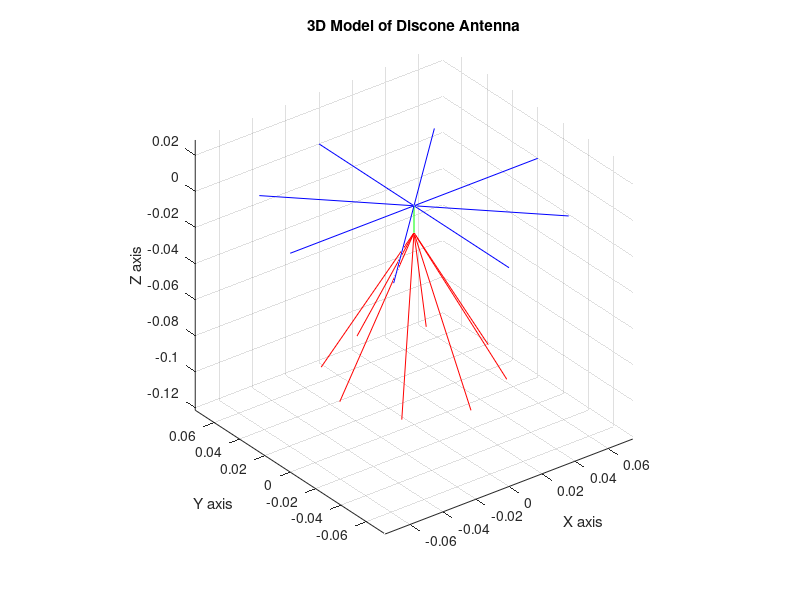

Write the MATLAB code that produced this figure.
%% INPUT DATA
N1 = 8;              %Number of disc wires
N2 = 8;              %Number of cone wires 

f0 = 1000000000;     %frequency
c0 = 299792458;      %speed of light
lambda0 = c0 / f0;   %wavelenght

r = 0.25*lambda0;    %radius of disc
l = 0.3*lambda0;     %lenght of cone wires  
d = lambda0/20;      %lenght of connecting wire 

phi1 = 2*pi/N1;      %angle between disc wires 
phi2 = 2*pi/N2;      %angle between cone wires at xy plane (azimouthian angle)
theta0 = pi/6;       %angle between cone wires and z axis (polar angle)

diameter = lambda0/500;

segments = 9;

%% CALCULATE ANGLES
%Calculate the angles of all disc wires 
disc = zeros(N1,1);
for k=1:1:N1
    disc(k) = (k-1)*phi1;
end

%Calculate the angles of all cone wires 
cone = zeros(N2,1);
for k=1:1:N2
    cone(k) = (k-1)*phi2;
end


%% CALCULATE CARTESIAN COORDINATES
antenna_coord = zeros(N1+N2+1,6);

antenna_coord(1,6) = -d;
for k=2:1:N1+1
    antenna_coord(k,1) = r*cos(disc(k-1));
    antenna_coord(k,3) = r*sin(disc(k-1));
end 
for k=N1+2:1:N2+N1+1
    antenna_coord(k,2) = l*sin(theta0)*cos(cone(k-N1-1));
    antenna_coord(k,4) = l*sin(theta0)*sin(cone(k-N1-1));
    antenna_coord(k,5) = -d;
    antenna_coord(k,6) = -d-l*cos(theta0);
end
%% PLOT
figure;

%Plot connecting wire
plot3([antenna_coord(1,1) antenna_coord(1,2)],[antenna_coord(1,3) antenna_coord(1,4)],[antenna_coord(1,5) antenna_coord(1,6)],'g-');
hold on

%Plot disk wires
for k=2:1:N1+1
    plot3([antenna_coord(k,1) antenna_coord(k,2)],[antenna_coord(k,3) antenna_coord(k,4)],[antenna_coord(k,5) antenna_coord(k,6)],'b-');
    hold on
end

%Plot cone wires
for k=N1+2:1:N2+N1+1
    plot3([antenna_coord(k,1) antenna_coord(k,2)],[antenna_coord(k,3) antenna_coord(k,4)],[antenna_coord(k,5) antenna_coord(k,6)],'r-');
    hold on
end

grid on
axis equal
xlabel('X axis'), ylabel('Y axis'), zlabel('Z axis')
title('3D Model of Discone Antenna')


%% MAKE NEC FILE
necFile = fopen('Discone.nec','w');   %Discone.nec or Discone.txt
fprintf(necFile,'CM NEC Input File of Custom Discone Antenna \n');
fprintf(necFile, 'GW 1 \t 1 \t %5f \t %5f \t %5f \t %5f \t %5f \t %5f \t %5f \n' , antenna_coord(1,1) , antenna_coord(1,3) , antenna_coord(1,5), antenna_coord(1,2), antenna_coord(1,4), antenna_coord(1,6), diameter);
for k=2:1:N1+N2+1
    fprintf(necFile, 'GW %3i \t %2i \t %5f \t %5f \t %5f \t %5f \t %5f \t %5f \t %5f \n' , k , segments, antenna_coord(k,1) , antenna_coord(k,3) , antenna_coord(k,5), antenna_coord(k,2), antenna_coord(k,4), antenna_coord(k,6), diameter);
end
fclose(necFile);